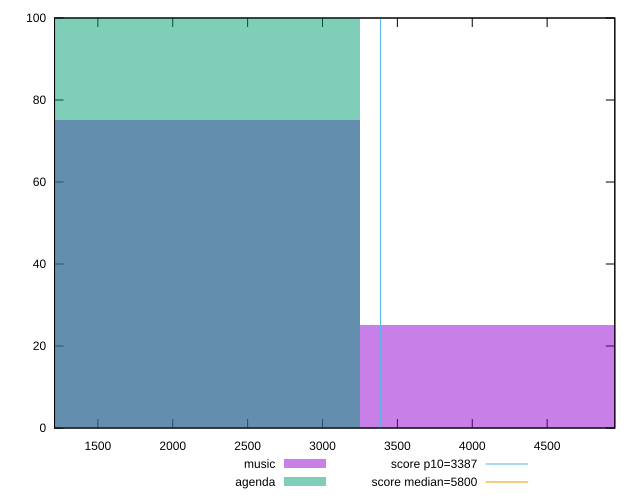

Write the gnuplot code that produced this figure.
reset

$music <<EOF
4335.980149739687 25
2167.9900748698433 75
EOF

$agenda <<EOF
2167.9900748698433 100
EOF

set key outside below
set boxwidth 2167.9900748698433
set xrange [1210.6347:4952.002311760348]
set yrange [0:100]
set trange [0:100]
set style fill transparent solid 0.5 noborder

set parametric
set terminal svg size 640, 500 enhanced background rgb 'white'
set output "reports/report_00032_2021-02-25T10-28-15.087Z/speed-index/comparison/histogram/0_vs_1.svg"

plot $music title "music" with boxes, \
     $agenda title "agenda" with boxes, \
     3387,t title "score p10=3387", \
     5800,t title "score median=5800"

reset
